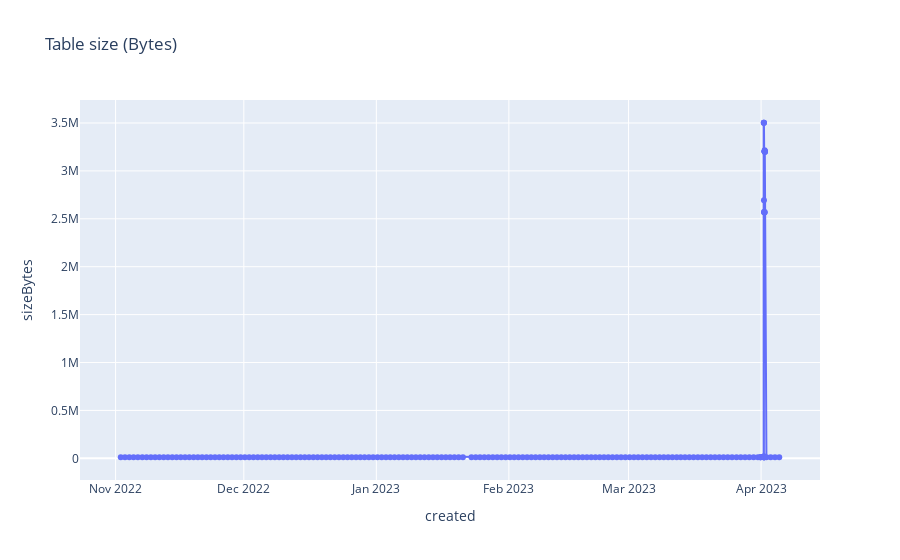

The notebook cell saved with this chart:
### Code cell
fig = px.line(
    stats_df,
    x="created",
    y="sizeBytes",
    title="Table size (Bytes)",
    markers=True)

fig.show()

### Figure 1 — Plotly figure (JSON) as saved in the notebook; plotly's stock layout.template omitted (floating-point values rounded to 4 significant figures; data arrays with more than 128 entries replaced by an {"elided": "..."} marker saying what was removed)
{"data": [{"hovertemplate": "created=%{x}<br>sizeBytes=%{y}<extra></extra>", "legendgroup": "", "line": {"color": "#636efa", "dash": "solid"}, "marker": {"symbol": "circle"}, "mode": "lines+markers", "name": "", "orientation": "v", "showlegend": false, "type": "scatter", "x": {"elided": "181 str values"}, "xaxis": "x", "y": {"elided": "181 int values"}, "yaxis": "y"}], "layout": {"legend": {"tracegroupgap": 0}, "title": {"text": "Table size (Bytes)"}, "xaxis": {"anchor": "y", "domain": [0, 1], "title": {"text": "created"}}, "yaxis": {"anchor": "x", "domain": [0, 1], "title": {"text": "sizeBytes"}}}}
